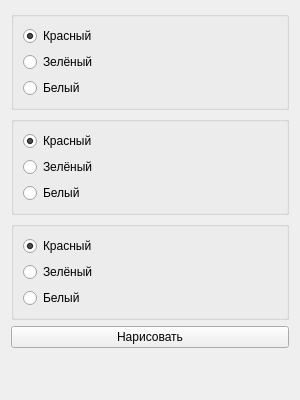
<?xml version="1.0" encoding="UTF-8"?>
<ui version="4.0">
    <class>Form</class>
    <widget class="QWidget" name="Form">
        <property name="geometry">
            <rect>
                <x>0</x>
                <y>0</y>
                <width>300</width>
                <height>400</height>
            </rect>
        </property>
        <property name="minimumSize">
            <size>
                <width>300</width>
                <height>400</height>
            </size>
        </property>
        <property name="maximumSize">
            <size>
                <width>300</width>
                <height>400</height>
            </size>
        </property>
        <layout class="QVBoxLayout">
            <item>
                <widget class="QGroupBox" name="g1">
                    <layout class="QVBoxLayout">
                        <item>
                            <widget class="QRadioButton" name="r11">
                                <property name="text">
                                    <string>Красный</string>
                                </property>
                                <property name="checked">
                                    <bool>true</bool>
                                </property>
                            </widget>
                        </item>
                        <item>
                            <widget class="QRadioButton" name="r12">
                                <property name="text">
                                    <string>Зелёный</string>
                                </property>
                            </widget>
                        </item>
                        <item>
                            <widget class="QRadioButton" name="r13">
                                <property name="text">
                                    <string>Белый</string>
                                </property>
                            </widget>
                        </item>
                    </layout>
                </widget>
            </item>
            <item>
                <widget class="QGroupBox" name="g2">
                    <layout class="QVBoxLayout">
                        <item>
                            <widget class="QRadioButton" name="r21">
                                <property name="text">
                                    <string>Красный</string>
                                </property>
                                <property name="checked">
                                    <bool>true</bool>
                                </property>
                            </widget>
                        </item>
                        <item>
                            <widget class="QRadioButton" name="r22">
                                <property name="text">
                                    <string>Зелёный</string>
                                </property>
                            </widget>
                        </item>
                        <item>
                            <widget class="QRadioButton" name="r23">
                                <property name="text">
                                    <string>Белый</string>
                                </property>
                            </widget>
                        </item>
                    </layout>
                </widget>
            </item>
            <item>
                <widget class="QGroupBox" name="g3">
                    <layout class="QVBoxLayout">
                        <item>
                            <widget class="QRadioButton" name="r31">
                                <property name="text">
                                    <string>Красный</string>
                                </property>
                                <property name="checked">
                                    <bool>true</bool>
                                </property>
                            </widget>
                        </item>
                        <item>
                            <widget class="QRadioButton" name="r32">
                                <property name="text">
                                    <string>Зелёный</string>
                                </property>
                            </widget>
                        </item>
                        <item>
                            <widget class="QRadioButton" name="r33">
                                <property name="text">
                                    <string>Белый</string>
                                </property>
                            </widget>
                        </item>
                    </layout>
                </widget>
            </item>
            <item>
                <widget class="QPushButton" name="btn">
                    <property name="text">
                        <string>Нарисовать</string>
                    </property>
                </widget>
            </item>
            <item>
                <widget class="QLabel" name="lbl">
                    <property name="text">
                        <string/>
                    </property>
                </widget>
            </item>
        </layout>
    </widget>
</ui>
